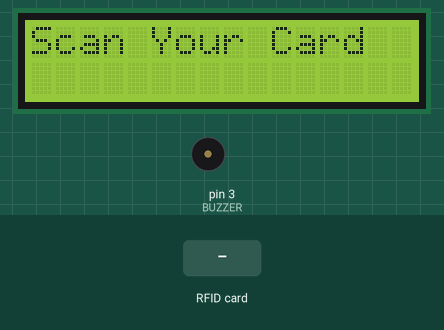
A sketch run on a simulated Arduino Uno, built with avr-gcc and run on an emulated ATmega328P. On the bench: 16×2 character LCD, buzzer (waves = sounding, pin HIGH). The inputs (shaded band) are chosen by the test bench. Pins used as bus, display or sensor lines are not drawn.

Above: at 1.3 s.
1.4 s: RFID card DE AD BE EF held to the reader
At 1.53 s:
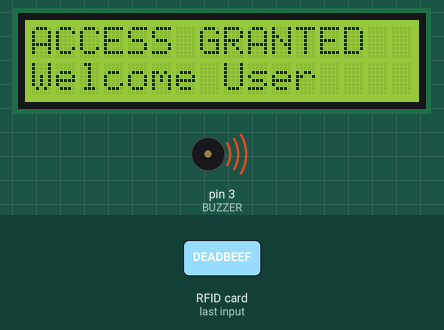
At 2.3 s:
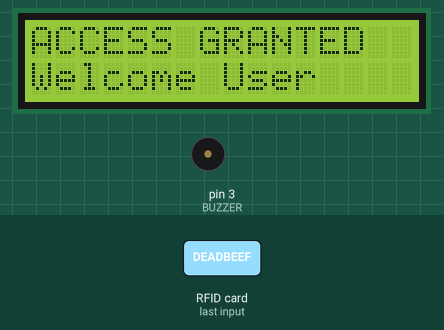
4.4 s: RFID card 5E 7A 19 C4 held to the reader
At 6.8 s:
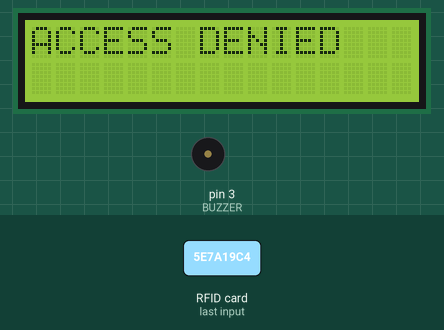
Timing chart, 0 to 8.3 s (numbered marks = the images above; inputs shaded):
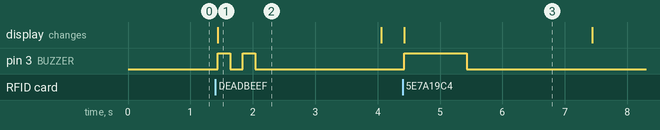

Measured:
- after the input at 1.4 s, pin 3 (BUZZER): alternates HIGH for 0.20 s and LOW for 0.20 s, 4 changes in all, then stays LOW, starting at once; the display: changes at once (image 1)
- after the input at 4.4 s, pin 3 (BUZZER): LOW → HIGH at once, → LOW 1.0 s later; the display: changes at once (image 3)
- what the display in image 1 shows lasts 2.7 s, from 1.4 s to 4.1 s

The sketch:

rfid_access.ino
```cpp
#include <SPI.h>
#include <MFRC522.h>
#include <Wire.h>
#include <LiquidCrystal_I2C.h>

#define SS_PIN 10
#define RST_PIN 9
#define BUZZER 3

MFRC522 mfrc522(SS_PIN, RST_PIN);
LiquidCrystal_I2C lcd(0x27, 16, 2);

byte validUID[4] = {0xDE, 0xAD, 0xBE, 0xEF};

void setup() {
  Serial.begin(9600);
  SPI.begin();
  mfrc522.PCD_Init();

  pinMode(BUZZER, OUTPUT);

  lcd.init();
  lcd.backlight();

  lcd.setCursor(0, 0);
  lcd.print("Scan Your Card");
}

void loop() {
  if (!mfrc522.PICC_IsNewCardPresent()) return;
  if (!mfrc522.PICC_ReadCardSerial()) return;

  if (checkUID(mfrc522.uid.uidByte)) {
    lcd.clear();
    lcd.setCursor(0, 0);
    lcd.print("ACCESS GRANTED");
    lcd.setCursor(0, 1);
    lcd.print("Welcome User");

    digitalWrite(BUZZER, HIGH);
    delay(200);
    digitalWrite(BUZZER, LOW);
    delay(200);
    digitalWrite(BUZZER, HIGH);
    delay(200);
    digitalWrite(BUZZER, LOW);

  } else {
    lcd.clear();
    lcd.setCursor(0, 0);
    lcd.print("ACCESS DENIED");

    digitalWrite(BUZZER, HIGH);
    delay(1000);
    digitalWrite(BUZZER, LOW);
  }

  delay(2000);

  lcd.clear();
  lcd.setCursor(0, 0);
  lcd.print("Scan Your Card");

  mfrc522.PICC_HaltA();
}

bool checkUID(byte *uid) {
  for (byte i = 0; i < 4; i++) {
    if (uid[i] != validUID[i]) {
      return false;
    }
  }
  return true;
}
```
